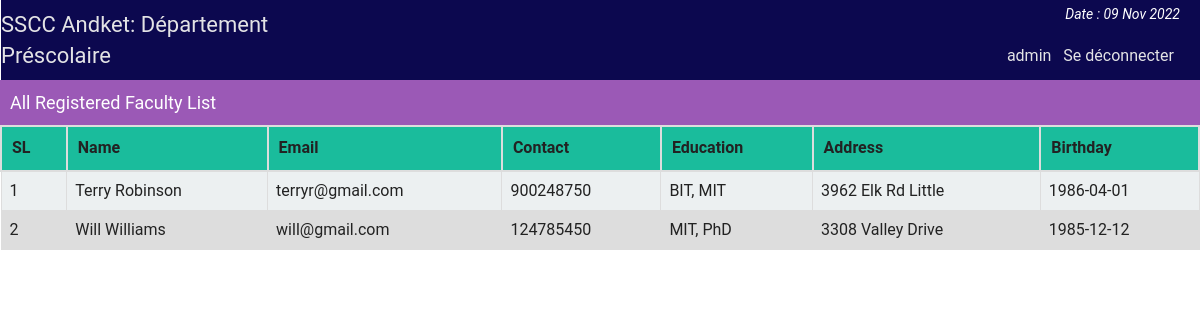
Page /prescolaire/heads/heads_all_prof.php (signed in) on the committed database.
### tables this page shows
CREATE TABLE IF NOT EXISTS `class` (
  `id` int NOT NULL AUTO_INCREMENT,
  `username` varchar(15) NOT NULL,
  `password` varchar(50) NOT NULL,
  `name` varchar(30) NOT NULL,
  `email` varchar(100) NOT NULL,
  `birthday` date DEFAULT NULL,
  `gender` varchar(10) NOT NULL,
  `education` varchar(100) DEFAULT NULL,
  `contact` int DEFAULT NULL,
  `address` varchar(255) DEFAULT NULL,
  PRIMARY KEY (`id`),
  UNIQUE KEY `username` (`username`)
);

### prescolaire/php/functions.php (called while the page is built, shortened)
<?php
	class login_registration_class{
		public function get_faculty(){
			global $conn;
			$sql = "select * from class order by id ASC";
			$result = $conn->query($sql);
			return $result;
		}
	};
?>

### prescolaire/heads/heads_all_prof.php (the view, shortened to what this page needs)
<?php
	require "../php/config.php";
	require_once "../php/functions.php";
?>
<?php
include "../php/top_heads.php";
?>
<div class="all_student">
	<div class="search_st">
		<div class="hdinfo"><h3>All Registered Faculty List</h3></div>
	</div>
		<table class="tab_one">
			<tr>
				<th>SL</th>
				<th>Name</th>
				<th>Email</th>
				<th>Contact</th>
				<th>Education</th>
				<th>Address</th>
				<th>Birthday</th>
			</tr>
			<?php
			$i=0;
				$alluser =$user->get_faculty();
				while($rows = $alluser->fetch_assoc()){
				$i++;
			?>
			<tr>
				<td><?php echo $i; ?></td>
				<td><?php echo $rows['name'];?></td>
				<td><?php echo $rows['email'];?></td>
				<td><?php echo $rows['contact'];?></td>
				<td><?php echo $rows['education'];?></td>
				<td><?php echo $rows['address'];?></td>
				<td><?php echo $rows['birthday'];?></td>
			</tr>
			<?php } ?>
		</table>
</div>

### prescolaire/css/main.css (style rules this page uses)
html { color: #222; font-size: 1em; line-height: 1.4; }
body { font-family:roboto !important; background:url(../img/ptrn.png) repeat fixed; }
.st_reg th, td { padding: 8px; }
table.tab_one { width:100%; }
table.tab_one th { background:#1abc9c; padding:10px; font-weight:bold; text-align:left; }
table.tab_one td { border:1px solid #ddd; padding:8px; }
table.tab_one tr:nth-child(odd) { background:#ddd; }
table.tab_one tr:nth-child(even) { background:#ecf0f1; }
.all_student { min-height:450px; }
.search_st { background:#9b59b6; height:45px; }
.hdinfo { float:left; width:500px; }
.hdinfo h3 { font-size:18px; color:#fff; padding:10px; margin:0; font-weight:normal; }
table.att_tab tr,td,th { border:2px solid #ddd; border-collapse:collapse; padding:8px; }

### rows in the picture
class: name "Terry Robinson", email "terryr@gmail.com", contact "900248750", education "BIT, MIT", address "3962 Elk Rd Little", birthday "1986-04-01"
class: name "Will Williams", email "will@gmail.com", contact "124785450", education "MIT, PhD", address "3308 Valley Drive", birthday "1985-12-12"

### other values in the picture
$admin_name "admin"
